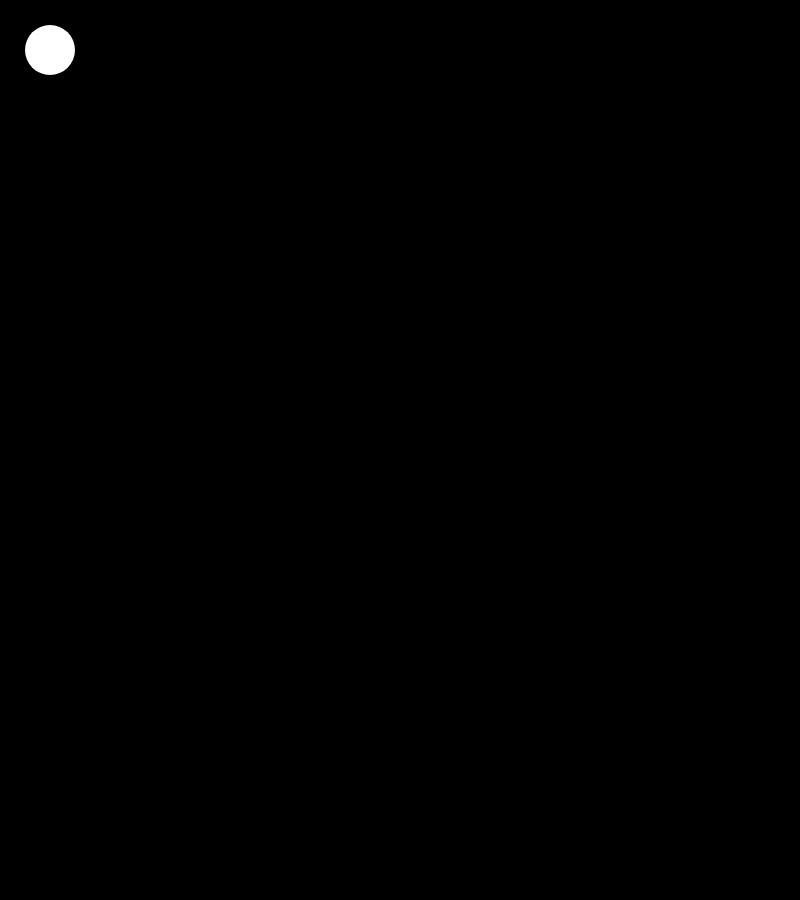
Frame 1 (no input)
Frame 60 (no input): identical to frame 1, image omitted
Frame 120 (the mouse pressed at the canvas centre since frame 60): identical to frame 1, image omitted

The p5.js sketch that drew this single still picture (run headless with seeded random() and noise() and a simulated clock; from frame 60 on, the mouse is pressed at the canvas centre):

// p5.js sketch
// ── sketch.js
var count;


function setup(){
	createCanvas(800, 900);

	count = 0;
}

function draw(){
	background(0);


	drawCircle(count,30);
    count=count+1;
    if(count>680){
	count=0;
	}
}

function drawCircle(x,y){
	noStroke();
	fill(255);
	ellipse(50,50,50,50);
}
